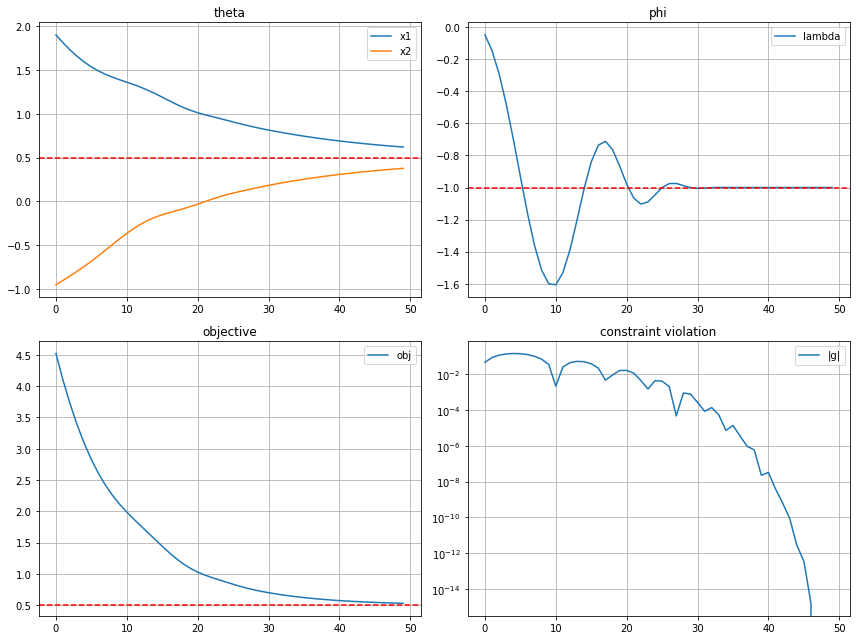

Write the Python code that produced this figure.
# -*- coding: utf-8 -*-
"""
Created on Wed Sep 24 13:24:35 2025

@author: naman

quick primal-dual experiment
"""

import numpy as np
import matplotlib.pyplot as plt

# objective
def f(theta):
    return theta[0]**2 + theta[1]**2

# constraint g(x)=0
def g(theta):
    return theta[0] + theta[1] - 1

# grads
def df(theta):
    return np.array([2*theta[0], 2*theta[1]])

def dg(theta):
    return np.array([1., 1.])

# primal-dual loop
def primal_dual():
    K, L = 50, 5
    rho, alpha, rho_max = 1., 1.1, 100
    lr = 0.005

    theta = np.array([2., -1.])
    lam = 0.0

    hist = {"theta":[], "phi":[], "obj":[], "viol":[]}

    for k in range(K):
        for _ in range(L):
            gt = g(theta)
            gradL = df(theta) + lam*dg(theta) + rho*gt*dg(theta)
            theta = theta - lr*gradL

        v = g(theta)
        lam = lam + rho*v
        if rho < rho_max: rho *= alpha

        hist["theta"].append(theta.copy())
        hist["phi"].append(lam)
        hist["obj"].append(f(theta))
        hist["viol"].append(abs(v))

    print("done. theta=",theta," lambda=",lam)
    return hist

# run
hist = primal_dual()

# plots
thetas = np.array(hist["theta"])
phis = np.array(hist["phi"])

fig,ax = plt.subplots(2,2,figsize=(12,9))

ax[0,0].plot(thetas[:,0],label="x1")
ax[0,0].plot(thetas[:,1],label="x2")
ax[0,0].axhline(0.5,color="r",ls="--")
ax[0,0].set_title("theta")
ax[0,0].legend(); ax[0,0].grid()

ax[0,1].plot(phis,label="lambda")
ax[0,1].axhline(-1,color="r",ls="--")
ax[0,1].set_title("phi")
ax[0,1].legend(); ax[0,1].grid()

ax[1,0].plot(hist["obj"],label="obj")
ax[1,0].axhline(0.5,color="r",ls="--")
ax[1,0].set_title("objective")
ax[1,0].legend(); ax[1,0].grid()

ax[1,1].plot(hist["viol"],label="|g|")
ax[1,1].set_yscale("log")
ax[1,1].set_title("constraint violation")
ax[1,1].legend(); ax[1,1].grid()

plt.tight_layout()
plt.show()
